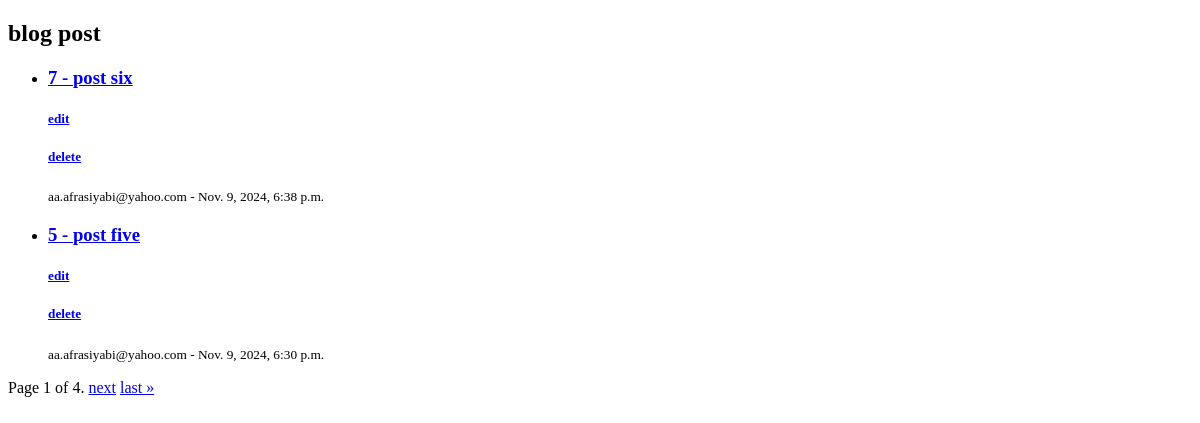
Before: /blog/post/ (signed in) with the older database file.
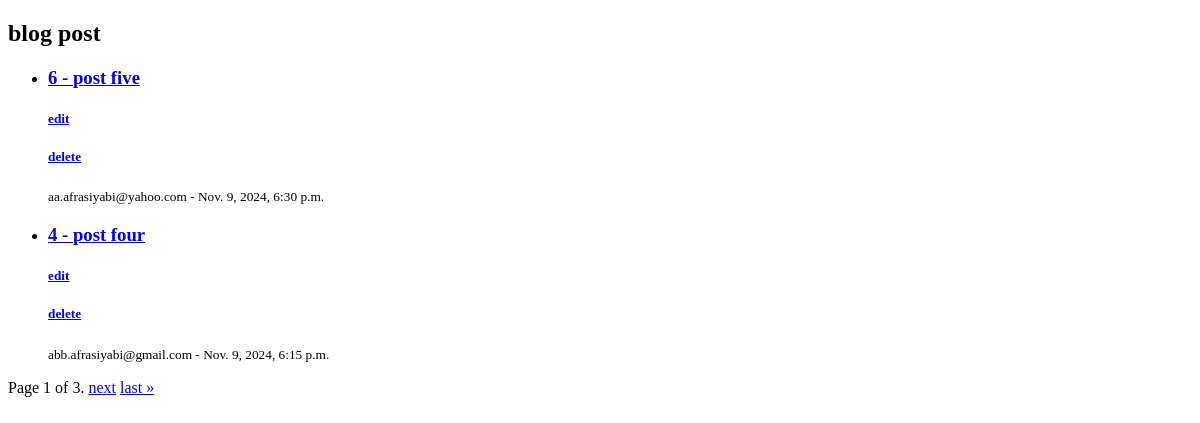
After: the same page with the newer database file.
### blog/models.py (models this page shows, shortened)
class Post(models.Model):
    author = models.ForeignKey(User,on_delete=models.CASCADE)
    image = models.ImageField(null=True,blank=True)
    title = models.CharField(max_length=250)
    content=  models.TextField()
    status = models.BooleanField()
    category = models.ForeignKey(Category,on_delete=models.SET_NULL,null=True)
    created_date = models.DateTimeField(auto_now_add=True)
    updated_date = models.DateTimeField(auto_now=True)
    published_date = models.DateTimeField(default=timezone.now)

### account/models.py (models this page shows)
class User(AbstractBaseUser, PermissionsMixin):
    email = models.EmailField(max_length=255, unique=True)
    is_staff = models.BooleanField(default=False)
    is_active = models.BooleanField(default=True)
    first_name = models.CharField(max_length=20)
    REQUIRED_FIELDS = []
    published_date = models.DateTimeField(default=timezone.now)  # یا هر تاریخ دلخواه به عنوان مقدار پیش‌فرض
    created_date = models.DateTimeField(auto_now_add=True)
    updated_date = models.DateTimeField(auto_now=True)
    groups = models.ManyToManyField(
        Group,
        related_name="customuser_groups",  # تغییر نام ارتباط معکوس
        blank=True
    )
    user_permissions = models.ManyToManyField(
        Permission,
        related_name="customuser_permissions",  # تغییر نام ارتباط معکوس
        blank=True
    )
    objects = UserManager()
    USERNAME_FIELD = "email"  # اضافه کردن USERNAME_FIELD به عنوان شناسه اصلی
    def __str__(self):
        return self.email

### blog/views.py (the view)
# urls.py: path("post/", views.PostList.as_view(), name="Post-list"),
class PostList(PermissionRequiredMixin,LoginRequiredMixin,ListView):
    permission_required = "blog.view_post"
    model = Post
    template_name = "blog/post_list.html"
    context_object_name = "posts"
    paginate_by = 2  # Set the number of posts to show per page.
    ordering = "-published_date"  # Set the order of posts to be displayed. You can also use "-created_date" or any other field.
    queryset = Post.objects.filter(status=True)  # Filter posts to only show published ones. You can also use "-created_date" or any other field.

### templates/blog/post_list.html (shortened to what this page needs)
<!DOCTYPE html>
<html lang="en">
<head>
</head>
<body>
    <h2>blog post</h2>
    {% if posts %}
        <ul>
            {% for post in posts %}
                <li>
                    <a href="{% url 'blog:post_detail' pk=post.id %}"><h3>{{post.id}} - {{ post.title }}</h3></a>
                    <a href="{% url 'blog:post_edit' pk=post.id %}">
                        <h5>edit</h5>
                    </a>
                    <a href="{% url 'blog:post_delete' pk=post.id %}">
                        <h5>delete</h5>
                    </a>
                    <small>{{ post.author }} - {{ post.published_date }} </small>
                </li>
            {% endfor %}
        </ul>
    {% else %}
        <p>No posts available.</p>
    {% endif %}
    <div class="pagination">
        <span class="step-links">
            <span class="current">
                Page {{ page_obj.number }} of {{ page_obj.paginator.num_pages }}.
            </span>
            {% if page_obj.has_next %}
                <a href="?page={{ page_obj.next_page_number }}">next</a>
                <a href="?page={{ page_obj.paginator.num_pages }}">last &raquo;</a>
            {% endif %}
        </span>
    </div>
</body>
</html>

Changed rows visible on the page:
removed Post: id "7", title "post six", author "aa.afrasiyabi@yahoo.com", published_date "Nov. 9, 2024, 6:38 p.m."
removed Post: id "5", title "post five", author "aa.afrasiyabi@yahoo.com", published_date "Nov. 9, 2024, 6:30 p.m."
now on this page (row unchanged): Post: id "6", title "post five", author "aa.afrasiyabi@yahoo.com", published_date "Nov. 9, 2024, 6:30 p.m."
now on this page (row unchanged): Post: id "4", title "post four", author "abb.afrasiyabi@gmail.com", published_date "Nov. 9, 2024, 6:15 p.m."
Other visible differences:
{{ page_obj.paginator.num_pages }}: "4" → "3"
